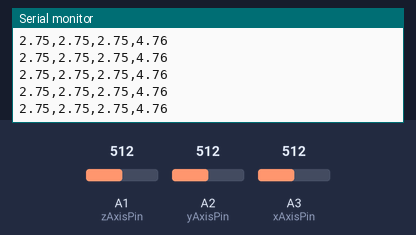
Bench run of a sketch on a simulated Arduino Uno, built with avr-gcc and run on an emulated ATmega328P. On the bench: the last lines printed to the serial monitor. The test bench sets the inputs (shaded band); at power-on: A2 (yAxisPin) = 512, A1 (zAxisPin) = 512, A3 (xAxisPin) = 512. Storage starts empty.

Above: at 7.6 s.
7.7 s: A2 (yAxisPin) set to 975
At 8.8 s:
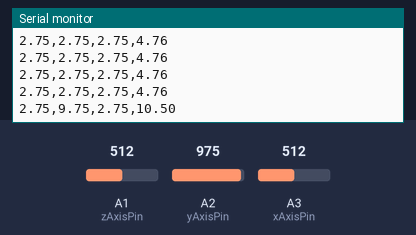
9.2 s: A2 (yAxisPin) set to 1009
At 10.4 s:
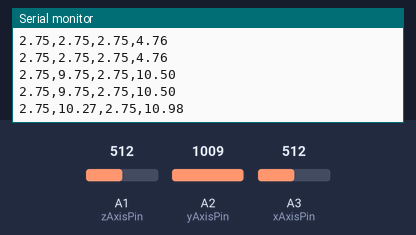
Timing chart, 0 to 11.7 s (numbered marks = the images above; inputs shaded):
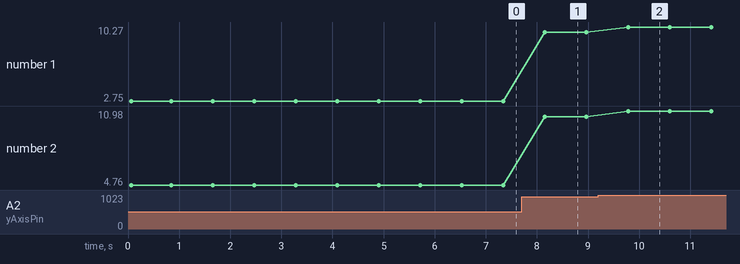

Measured:
- after the input at 7.7 s, the serial monitor: prints a new line after 0.46 s (image 1)
- after the input at 9.2 s, the serial monitor: prints a new line after 0.58 s (image 2)
- plotted number 1: 2.75 → 9.75 after the input at 7.7 s, 9.75 → 10.27 after the input at 9.2 s
- plotted number 2: 4.76 → 10.5 after the input at 7.7 s, 10.5 → 10.98 after the input at 9.2 s

The sketch:

SD_card.ino
```cpp
#include <SD.h> //Included SD Card Library
#include <SPI.h>


//.......................Accelerometer Variables...........................................//

//Analog input pins 0, 1, and 2
//are what I send the x,y, and z
//accelerometer outputs to, respectively
int xAxisPin = A3;
int yAxisPin = A2;
int zAxisPin = A1;

//Variables to hold the returned
//ADC data from the analog input
//pins
int xAxisValADC = 0;
int yAxisValADC = 0;
int zAxisValADC = 0;

//Variables to hold the voltage
//values after converting from ADC
//units to mV
float xAxisValmV = 0;
float yAxisValmV = 0;
float zAxisValmV = 0;


//variables to hold final acceleration
float fxAxis = 0.0;
float fyAxis = 0.0;
float fzAxis = 0.0;
float fAxis = 0.0;

//My Arduino Uno has a 10-bit
//AD converter, with a max value
//of 1023
int ADCMaxVal = 1023;

//The AD converter voltage
//is powered by 5V
float mVMaxVal = 5000;

//I measured the power going to the
//accelerometer as actually being
//3230 mV, so I use this value to
//define the mid-point
float supplyMidPointmV = 3230 / 2;

//Since the supply is actually 3230
//mV, I know the output will be 323mV
//per 1g detected
int mVperg = 323;

//Multiply any acquired ADC value
//by mVPerADC to convert to mV
float mVPerADC = mVMaxVal / ADCMaxVal;


//..................................................SD Card Variables..................................................................//
const int SD_pin = 10;

//variables to manage delay
//unsigned long SD_start_time = millis();
//unsigned long SD_wait_time = 400;
//unsigned long SD_target_time = millis()+SD_wait_time;

int monitor = 0;

String SD_file_ext = ".csv";

String SD_report_file_name = "";
String SD_report_string = "";


void setup() {
  // Setting up serial port
  Serial.begin(9600);
  while (!Serial);
  Serial.println("Intializing SD Card....");

  if (!SD.begin(SD_pin))
  {
    Serial.println("SD Card Initialization Failed");
  }
  else
  {
    Serial.println("SD Card Initialization completed");
  }
  pinMode(A0, INPUT);
  pinMode(A1, INPUT);
  pinMode(A2, INPUT);
}

/*function to queue report message */
void log_report(String msg){
  SD_report_string += msg + "\n";
}


void log_file_sd(String filename,String msg)
{
  File file = SD.open(filename, FILE_WRITE);
  if(file)
  {
    file.print(msg);
    Serial.print(msg); //printing on serial for testing, don't forget to remove it if not needed
    file.close();
  }
  else
  {
    Serial.println("Error in opening "+filename+" file");
  }
}

void log_sd()
{
  int m = millis() / 60*1000;

  SD_report_file_name =(String) "Data_" + SD_file_ext;

  log_file_sd(SD_report_file_name,SD_report_string);
  SD_report_string = "";
}

void prepare_report()
{
  xAxisValADC = analogRead(xAxisPin);
  yAxisValADC = analogRead(yAxisPin);
  zAxisValADC = analogRead(zAxisPin);

  xAxisValmV = xAxisValADC * mVPerADC;
  yAxisValmV = yAxisValADC * mVPerADC;
  zAxisValmV = zAxisValADC * mVPerADC;

  fxAxis = (xAxisValmV - supplyMidPointmV) / mVperg;
  fyAxis = (yAxisValmV - supplyMidPointmV) / mVperg;
  fzAxis = (zAxisValmV - supplyMidPointmV) / mVperg;
  fAxis = sqrt(fxAxis*fxAxis+fyAxis*fyAxis+fzAxis*fzAxis);

  String temp = (String) fxAxis + "," + (String) fyAxis+ "," + (String) fzAxis + "," + (String) fAxis;
  log_report(temp);

}


void loop() {

//  if(SD_target_time <= millis())
//  {
      prepare_report();
      log_sd(); //log to SD
//      SD_target_time += SD_wait_time;
//  }

     delay(800);
}
```
